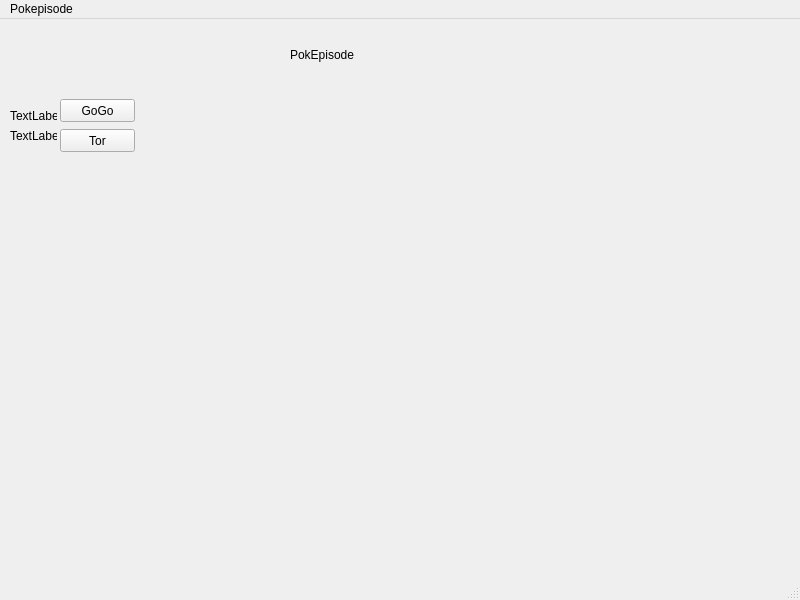
<?xml version="1.0" encoding="UTF-8"?>
<ui version="4.0">
 <class>MainWindow</class>
 <widget class="QMainWindow" name="MainWindow">
  <property name="geometry">
   <rect>
    <x>0</x>
    <y>0</y>
    <width>800</width>
    <height>600</height>
   </rect>
  </property>
  <property name="windowTitle">
   <string>MainWindow</string>
  </property>
  <widget class="QWidget" name="centralwidget">
   <widget class="QLabel" name="TitleLabel">
    <property name="geometry">
     <rect>
      <x>290</x>
      <y>20</y>
      <width>141</width>
      <height>31</height>
     </rect>
    </property>
    <property name="text">
     <string>PokEpisode</string>
    </property>
   </widget>
   <widget class="QPushButton" name="gogoLinkButton">
    <property name="geometry">
     <rect>
      <x>60</x>
      <y>80</y>
      <width>75</width>
      <height>23</height>
     </rect>
    </property>
    <property name="text">
     <string>GoGo</string>
    </property>
   </widget>
   <widget class="QLabel" name="GoGoStatusLabel">
    <property name="geometry">
     <rect>
      <x>10</x>
      <y>90</y>
      <width>47</width>
      <height>14</height>
     </rect>
    </property>
    <property name="text">
     <string>TextLabel</string>
    </property>
   </widget>
   <widget class="QPushButton" name="TorLinkButton">
    <property name="geometry">
     <rect>
      <x>60</x>
      <y>110</y>
      <width>75</width>
      <height>23</height>
     </rect>
    </property>
    <property name="text">
     <string>Tor</string>
    </property>
   </widget>
   <widget class="QLabel" name="TorStatusLabel">
    <property name="geometry">
     <rect>
      <x>10</x>
      <y>110</y>
      <width>47</width>
      <height>14</height>
     </rect>
    </property>
    <property name="text">
     <string>TextLabel</string>
    </property>
   </widget>
  </widget>
  <widget class="QMenuBar" name="menubar">
   <property name="geometry">
    <rect>
     <x>0</x>
     <y>0</y>
     <width>800</width>
     <height>22</height>
    </rect>
   </property>
   <widget class="QMenu" name="menuPokepisode">
    <property name="title">
     <string>Pokepisode</string>
    </property>
   </widget>
   <addaction name="menuPokepisode"/>
  </widget>
  <widget class="QStatusBar" name="statusbar"/>
 </widget>
 <resources/>
 <connections/>
</ui>
